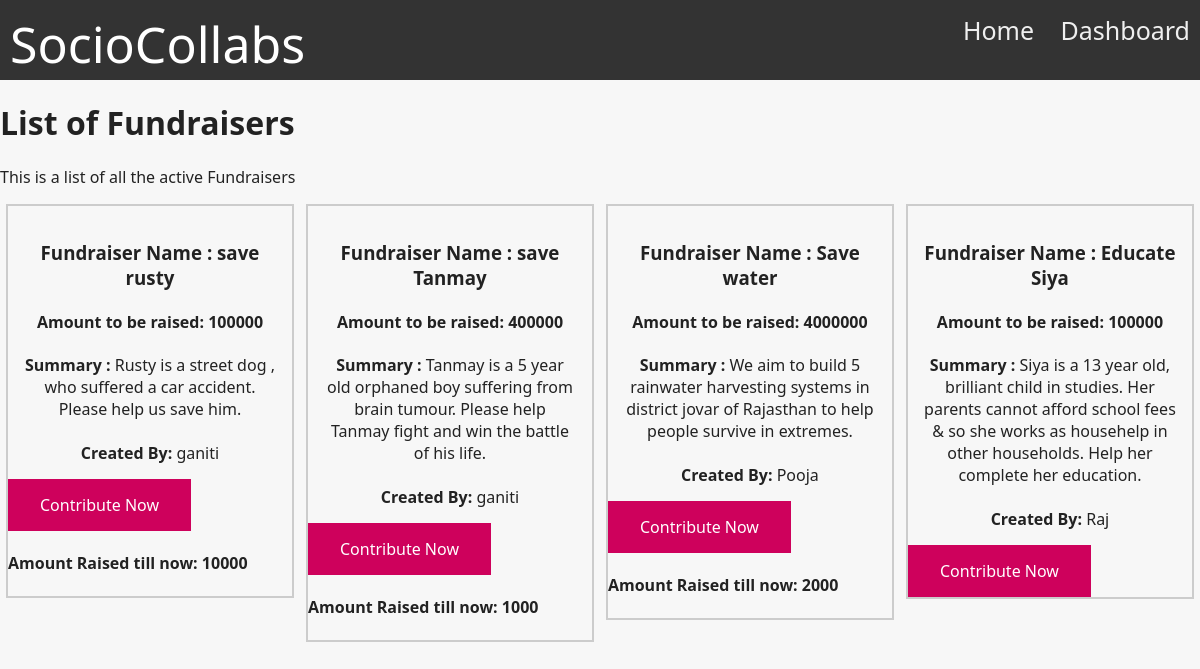
Before: /fundraiserlist (signed in) with the older database file.
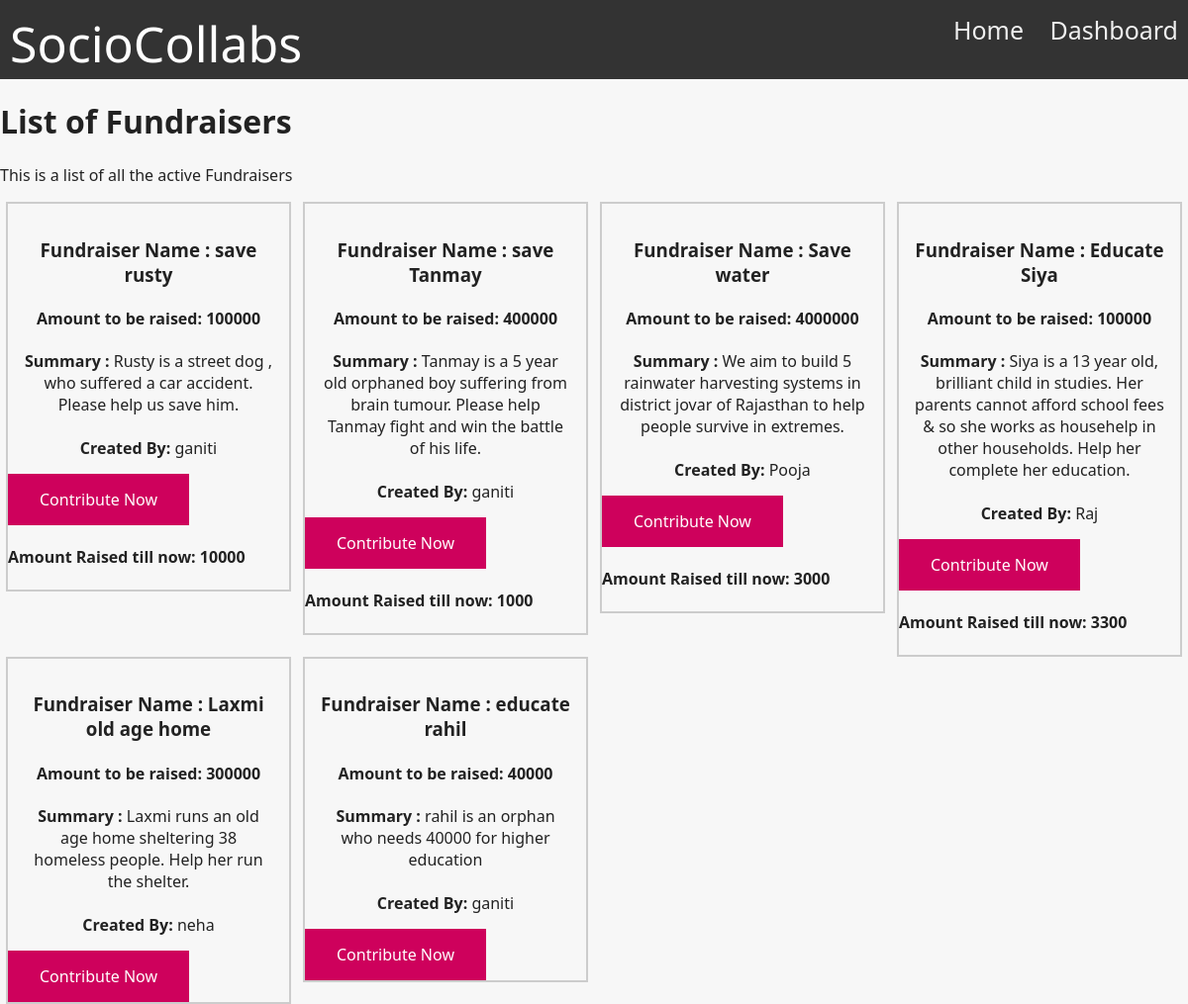
After: the same page with the newer database file.
### app/models.py (models this page shows, shortened)
class Fundraisers(db.Model):
    __tablename__ = "Fundraisers"
    id = db.Column(db.Integer, primary_key=True)
    name = db.Column(db.String(64), unique=True)
    amount = db.Column(db.Integer)
    summary = db.Column(db.String(64))
    created_by = db.Column(db.String(64))

### app/views.py (the view)
@app.route("/fundraiserlist")
def fundraiserlist():
     name = request.cookies.get('user_name')
     if (name==None):
        return render_template("fundraiserlist.html", Fundraisers=Fundraisers.query.all(),logged_in=False)
     results = db.session.query(New_donations.fundraiser_name, func.sum(New_donations.amount)).group_by(New_donations.fundraiser_name).all()
     return render_template("fundraiserlist.html", Fundraisers=Fundraisers.query.all(),logged_in=name!="",results=results)

### app/models.py (called while the page is built)
    def __repr__(self):
        return str(self.id) + " - " + str(self.user)

### app/views.py (called while the page is built)
@lm.user_loader
def load_user(user_id):
    ans = Users.query.get(int(user_id))
    print(ans)
    return ans

### app/templates/fundraiserlist.html (shortened to what this page needs)
{% include 'navigation.html' %}
<h1 class="pt-5 pb-2">List of Fundraisers</h1>
      <p class="lead alert alert-warning">This is a list of all the active Fundraisers
			  </p>
			</head>
			<body>
			{% for fundraiser in Fundraisers %}
			<div class="responsive">
			  <div class="gallery">
				<div class="desc"><h3>Fundraiser Name : {{fundraiser.name }}<br></h3>
				    <h4>Amount to be raised: {{fundraiser.amount }}<br></h4>
				    <strong>Summary :</strong>  {{fundraiser.summary}} <br>
					<br>
				    <strong>Created By:</strong> {{fundraiser.created_by }}</div>
					<a href="/new_donation2" class="button">Contribute Now</a>
					{% for result in results %}
					   {% if result[0]==fundraiser.name %}
					    <h4>Amount Raised till now: {{result[1]}}</h4>
						{% endif %}
				{% endfor %}
			  </div>
			</div>
			{% endfor %}
			</body>

### app/templates/navigation.html (shortened to what this page needs)
<!DOCTYPE html>
<html lang="en">
<head>
<link rel="stylesheet" href="/static/assets/css/style.css">
</head>
<body>
    <div class="nav">
        <div class="nav-header">
          <div class="nav-title">
            SocioCollabs
          </div>
        </div>
        <div class="nav-links">
          <a href="/">Home</a>
          <a href="/dashboard" target="_blank">Dashboard</a>
        </div>
      </div>

### app/static/assets/css/style.css (style rules this page uses)
*, *::before, *::after { box-sizing: border-box; }
html { -webkit-text-size-adjust: 100%; -webkit-tap-highlight-color: rgba(0, 0, 0, 0); font-size: 16px; }
body { background-color: #f7f7f7; font-family: "Ubuntu", sans-serif; margin: 0; padding: 0; color: #222222; overflow-x: hidden; overflow-wrap: break-word; -moz-osx-font-smoothing: grayscale; -webkit-font-smoothing: antialiased; }
* { box-sizing: border-box; }
body { margin: 0px; font-family: 'segoe ui'; }
.nav { height: 80px; width: 100%; background-color: #333; position: relative; margin-bottom: auto; }
.nav > .nav-header { display: inline; }
.nav > .nav-header > .nav-title { display: inline-block; font-size: 50px; color: #fff; padding: 10px 10px 10px 10px; }
.nav > .nav-links { display: inline; float: right; font-size: 25px; }
.nav > .nav-links > a { display: inline-block; padding: 13px 10px 13px 10px; text-decoration: none; color: #efefef; }

### app/templates/fundraiserlist.html (style rules this page uses)
div.gallery { border: 2px solid #ccc; }
div.desc { padding: 15px; text-align: center; align-items: center; }
* { box-sizing: border-box; }
.responsive { padding: 0 6px; float: left; width: 24.99999%; }
.button { background-color: #CE015C; color: white; padding: 15px 32px; text-align: center; text-decoration: none; display: inline-block; font-size: 16px; }

Changed rows visible on the page:
added Fundraisers: name "Laxmi old age home", amount "300000", summary "Laxmi runs an old age home sheltering 38 homeless people. Help her run the shelter.", created_by "neha"
added Fundraisers: name "educate rahil", amount "40000", summary "rahil is an orphan who needs 40000 for higher education", created_by "ganiti"
Other visible differences:
new list line: "Amount Raised till now: 3000"
new list line: "Amount Raised till now: 3300"
list line gone: "Amount Raised till now: 2000"
